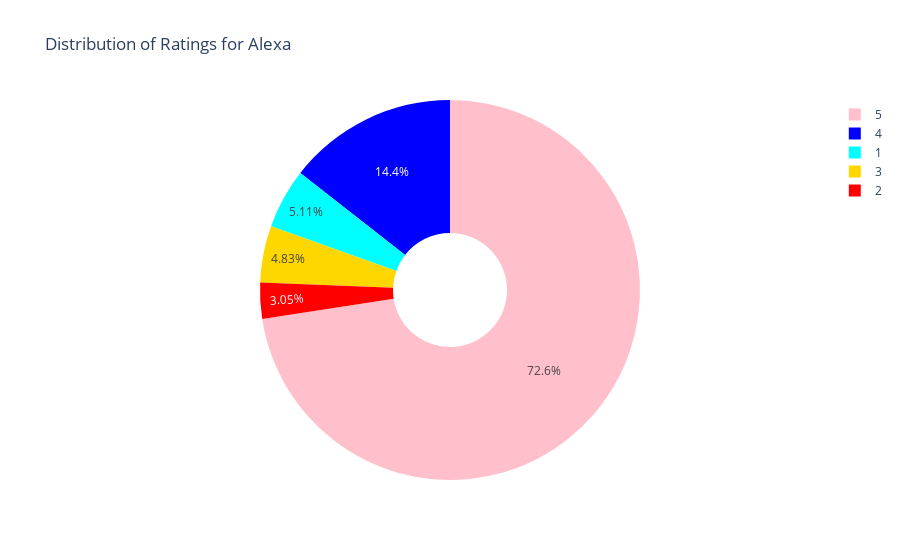

The code cell stored with this chart in its notebook:
### Markdown cell above
<h4> Distribution of Ratings for Alexa </h4>

### Code cell
ratings = data['rating'].value_counts()

label_rating = ratings.index
size_rating = ratings.values

colors = ['pink', 'blue', 'aqua', 'gold', 'red']

rating_piechart = go.Pie(labels = label_rating,
                         values = size_rating,
                         marker = dict(colors = colors),
                         name = 'Alexa', hole = 0.3)

df = [rating_piechart]

layout = go.Layout(
           title = 'Distribution of Ratings for Alexa')

fig = go.Figure(data = df,
                 layout = layout)

py.iplot(fig)

### Figure 1 — Plotly figure (JSON) as saved in the notebook; plotly's stock layout.template omitted (floating-point values rounded to 4 significant figures)
{"data": [{"hole": 0.3, "labels": [5, 4, 1, 3, 2], "marker": {"colors": ["pink", "blue", "aqua", "gold", "red"]}, "name": "Alexa", "type": "pie", "values": [2286, 455, 161, 152, 96]}], "layout": {"title": {"text": "Distribution of Ratings for Alexa"}}}
